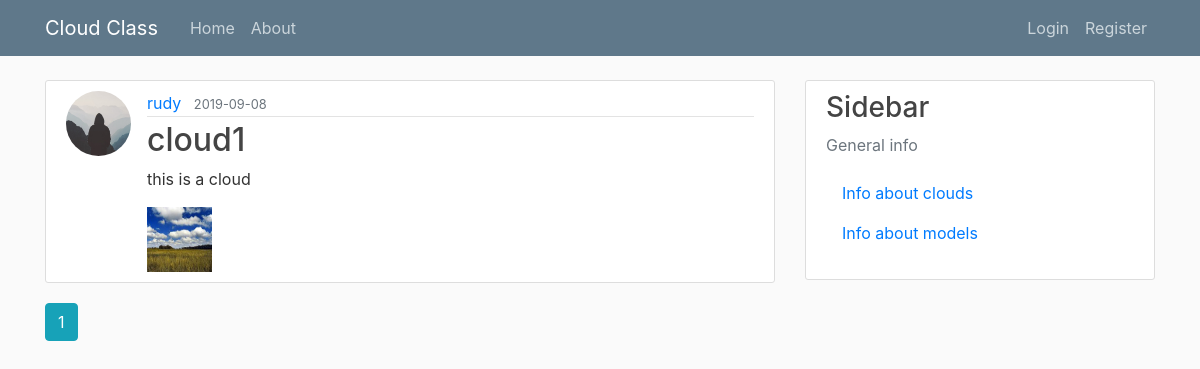
The page /home on the database its author committed.
### cloud_app/models.py (models this page shows, shortened)
class Post(db.Model):
	id              = db.Column(db.Integer, primary_key = True)
	title           = db.Column(db.String(100), nullable = False)
	date_posted     = db.Column(db.DateTime, nullable = False, default = datetime.utcnow)
	content         = db.Column(db.Text, nullable = False)
	image_file      = db.Column(db.String(255), default = 'default.jpg')
	classifications = db.relationship('Classification', backref='subject', lazy = True)
	user_id     = db.Column(db.Integer, db.ForeignKey('user.id'), nullable = False)

class User(db.Model, UserMixin):
	id          = db.Column(db.Integer, primary_key = True)
	username    = db.Column(db.String(20), unique = True, nullable = False)
	email       = db.Column(db.String(120), unique = True, nullable = False)
	image_file  = db.Column(db.String(20), default = 'default.jpg')
	password    = db.Column(db.String(60), nullable = False)
	posts       = db.relationship('Post', backref='author', lazy = True)

### cloud_app/main/routes.py (the view)
@main.route('/')
@main.route('/home')
def home():
	page = request.args.get('page', default = 1, type = int)
	posts = Post.query.order_by(Post.date_posted.desc()).paginate(page = page, per_page = 2)
	networks = Network.query.all()
	print(networks)
	if len(networks) < 1:
		print('adding networks')
		for mod in glob.glob(os.path.join(current_app.root_path, 'static', 'networks', '*.pth')):
			file = os.path.split(mod)[1]
			network = Network(name = file.replace('.pth',''), weights_file = file)
			db.session.add(network)
			db.session.commit()
	else:
		print('not adding networks')
	return render_template('home.html', posts = posts)

### cloud_app/templates/home.html
{% extends "layout.html" %}
{% block content %}
	{% for post in posts.items %}
		<article class="media content-section">
			<img class="rounded-circle article-img" src="{{ url_for('static', filename = 'profile_pics/' + post.author.image_file) }}">
			<div class="media-body">
			  <div class="article-metadata">
				<a class="mr-2" href="{{ url_for('users.user_posts', username = post.author.username) }}">{{ post.author.username }}</a>
				<small class="text-muted">{{ post.date_posted.strftime('%Y-%m-%d') }}</small>
			  </div>
			  <h2><a class="article-title" href="{{ url_for('posts.post', post_id = post.id) }}">{{ post.title }}</a></h2>
			  <p class="article-content">{{ post.content }}</p>
			  <img class="img-fluid article-img" src="{{ url_for('static', filename = 'cloud_pics/' + post.image_file) }}">
			</div>
		</article>
	{% endfor %}
	{% for page_num in posts.iter_pages(left_edge = 1, right_edge = 1, left_current = 1, right_current = 2) %}
		{% if page_num %}
			{% if posts.page == page_num %}
				<a class='btn btn-info mb-4' href="{{ url_for('main.home', page = page_num) }}"> {{ page_num }} </a>
			{% else %}
				<a class='btn btn-outline-info mb-4' href="{{ url_for('main.home', page = page_num) }}"> {{ page_num }} </a>
			{% endif %}
		{% else %}
			...
		{% endif %}
	{% endfor %}
{% endblock content %}

### cloud_app/static/main.css (style rules this page uses)
body { background: #fafafa; color: #333333; margin-top: 5rem; }
h1, h2, h3, h4, h5, h6 { color: #444444; }
.content-section { background: #ffffff; padding: 10px 20px; border: 1px solid #dddddd; border-radius: 3px; margin-bottom: 20px; }
.article-title { color: #444444; }
.article-content { white-space: pre-line; }
.article-img { height: 65px; width: 65px; margin-right: 16px; }
.article-metadata { padding-bottom: 1px; margin-bottom: 4px; border-bottom: 1px solid #e3e3e3 }

### rows shown on the page
Post: image_file (placeholder picture), author.username "rudy", date_posted "2019-09-08", title "cloud1", content "this is a cloud", image_file (picture)

### other values the page prints
{{ page_num }} "1"
